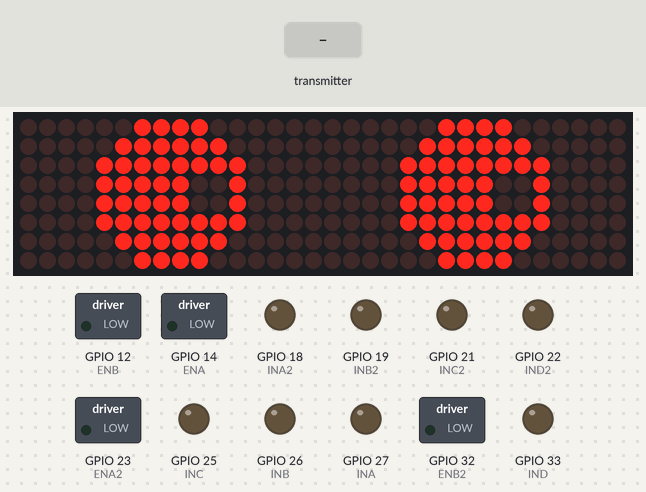
Recording of a sketch running on a simulated ESP32. Shown: 32×8 LED matrix, switched loads named in the sketch (green lamp = pin HIGH), output pins drawn as LEDs (lit = HIGH). Inputs (shaded band) come from the test bench. Random numbers use the default seed unless the sketch sets one.

Above: at 2.1 s.
2.2 s: the transmitter starts sending accelX = 4095
At 3.12 s:
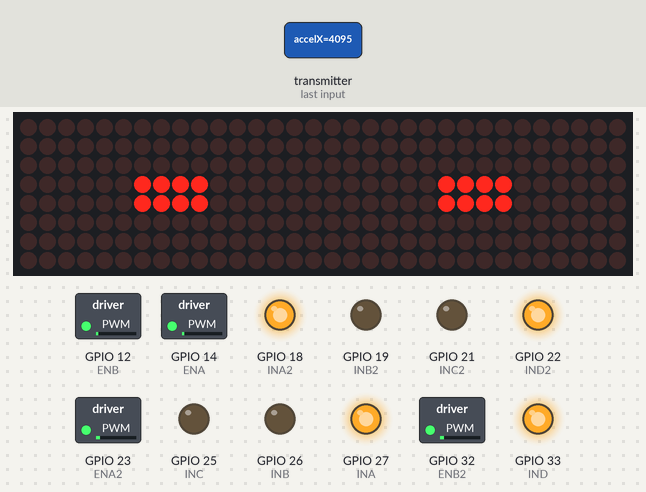
3.9 s: the transmitter starts sending accelZ = 4095
At 5.85 s:
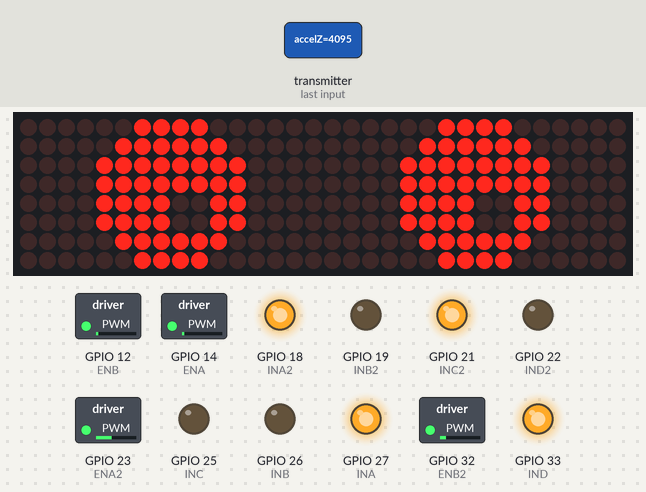
5.9 s: the transmitter starts sending accelX = 0
At 7.51 s:
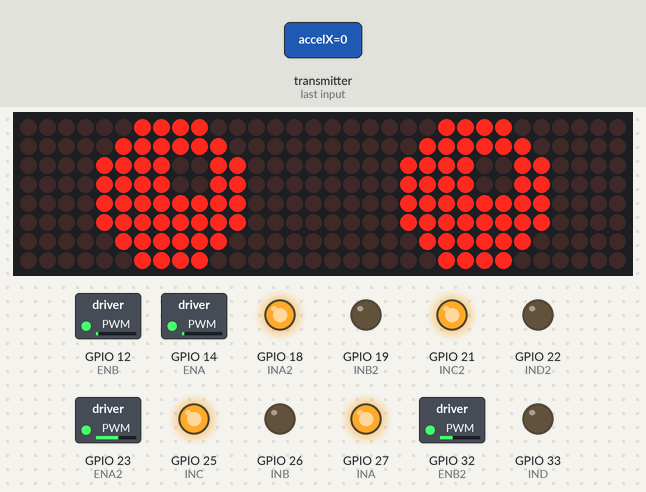
8.0 s: the transmitter starts sending accelZ = 0
At 9.0 s:
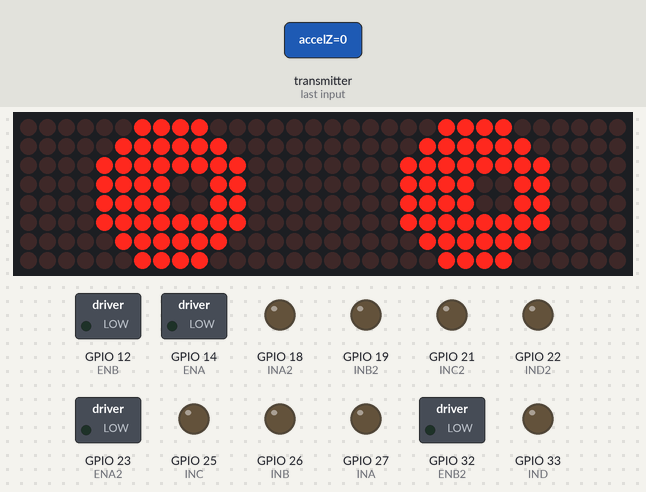
11.0 s: the transmitter starts sending accelX = 4095
At 11.56 s:
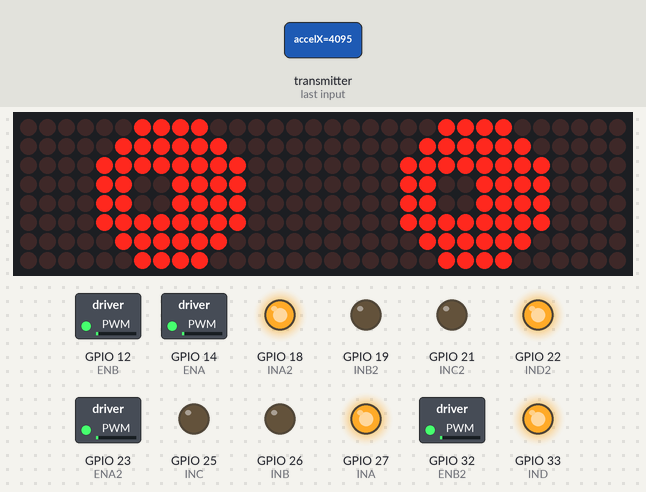
12.6 s: the transmitter starts sending accelX = 1024
At 35.45 s:
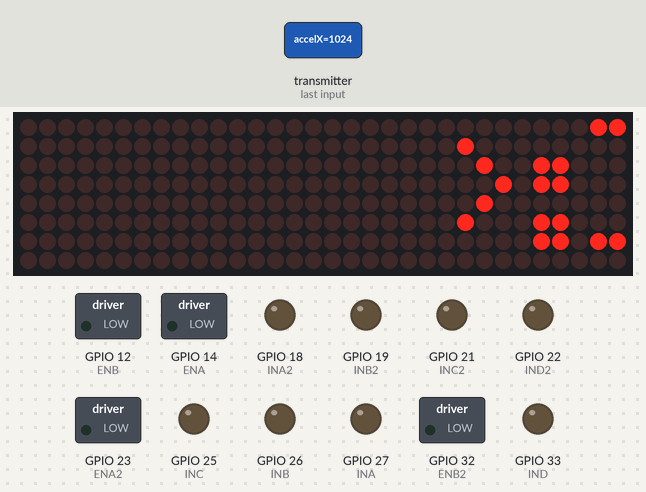
Timing chart, 0 to 36.8 s (numbered marks = the images above; inputs shaded):
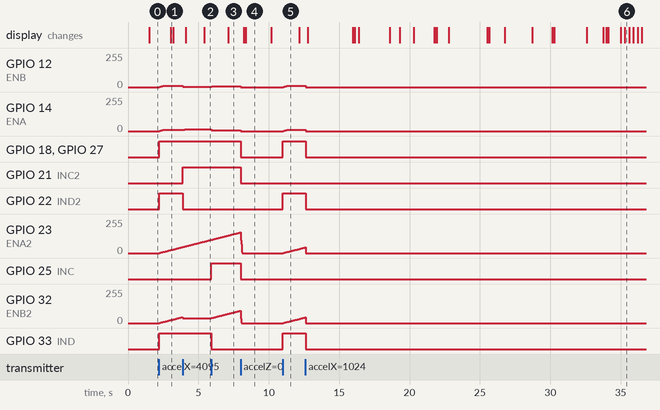

Measured:
- after the input at 2.2 s, GPIO 12 (ENB), GPIO 14 (ENA): 0/255 → 8/255 at once; GPIO 18 (INA2), GPIO 22 (IND2), GPIO 27 (INA), GPIO 33 (IND): LOW → HIGH at once; GPIO 23 (ENA2), GPIO 32 (ENB2): moves from 0/255 to 45/255 over 1.7 s, starting at once
- after the input at 3.9 s, GPIO 12 (ENB): 8/255 → 2/255 at once; GPIO 14 (ENA): 8/255 → 12/255 at once; GPIO 21 (INC2): LOW → HIGH at once; GPIO 22 (IND2): HIGH → LOW at once
- after the input at 5.9 s, GPIO 12 (ENB): 2/255 → 5/255 at once; GPIO 14 (ENA): 12/255 → 5/255 at once; GPIO 25 (INC): LOW → HIGH at once; GPIO 32 (ENB2): moves from 37/255 to 93/255 over 2.1 s, starting at once; GPIO 33 (IND): HIGH → LOW at once
- after the input at 8.0 s, GPIO 12 (ENB), GPIO 14 (ENA): 5/255 → 0/255 at once; GPIO 18 (INA2), GPIO 21 (INC2), GPIO 25 (INC), GPIO 27 (INA): HIGH → LOW at once
- after the input at 11.0 s, GPIO 12 (ENB), GPIO 14 (ENA): 0/255 → 8/255 at once; GPIO 18 (INA2), GPIO 22 (IND2), GPIO 27 (INA), GPIO 33 (IND): LOW → HIGH at once; GPIO 23 (ENA2), GPIO 32 (ENB2): moves from 0/255 to 42/255 over 1.5 s, starting at once
- after the input at 12.6 s, GPIO 12 (ENB), GPIO 14 (ENA): 8/255 → 0/255 at once; GPIO 18 (INA2), GPIO 22 (IND2), GPIO 27 (INA), GPIO 33 (IND): HIGH → LOW at once
- what the display in image 4 shows lasts 1.8 s, from 8.4 s to 10.2 s

The sketch:

robot-four-wheel-drive.ino
```cpp
#include <WiFi.h>
#include <esp_now.h>
#include <math.h>
#include <MD_Parola.h>
#include <MD_MAX72xx.h>
#include <SPI.h>

// --- L298N Motor Pins ---
#define INA 27
#define INB 26
#define ENA 14 // FRONT LEFT
#define INC 25
#define IND 33
#define ENB 12 // FRONT RIGHT

#define INA2 18
#define INB2 19
#define ENA2 23 // BACK LEFT
#define INC2 21
#define IND2 22
#define ENB2 32 // BACK RIGHT

// --- DOT MATRIX SETTINGS ---
#define HARDWARE_TYPE MD_MAX72XX::FC16_HW
#define MAX_DEVICES 4
#define CLK_PIN   13
#define DATA_PIN  15
#define CS_PIN    5

MD_Parola botDisplay = MD_Parola(HARDWARE_TYPE, DATA_PIN, CLK_PIN, CS_PIN, MAX_DEVICES);

// ==========================================
// THE ORB EYES
// ==========================================
const uint8_t eyeOpen[8] = { 0b00111100, 0b01111110, 0b11100111, 0b11100111, 0b11111111, 0b11111111, 0b01111110, 0b00111100 };
const uint8_t eyeLeft[8] = { 0b00111100, 0b01111110, 0b11001111, 0b11001111, 0b11111111, 0b11111111, 0b01111110, 0b00111100 };
const uint8_t eyeRight[8] = { 0b00111100, 0b01111110, 0b11110011, 0b11110011, 0b11111111, 0b11111111, 0b01111110, 0b00111100 };
const uint8_t eyeUp[8]   = { 0b00111100, 0b01100110, 0b11100111, 0b11111111, 0b11111111, 0b11111111, 0b01111110, 0b00111100 };
const uint8_t eyeDown[8] = { 0b00111100, 0b01111110, 0b11111111, 0b11111111, 0b11100111, 0b11100111, 0b01111110, 0b00111100 };
const uint8_t eyeHalf[8] = { 0b00000000, 0b00011000, 0b00111100, 0b00111100, 0b01111110, 0b01111110, 0b00111100, 0b00011000 };
const uint8_t eyeClosed[8] = { 0b00000000, 0b00000000, 0b00011000, 0b00011000, 0b00011000, 0b00011000, 0b00000000, 0b00000000 };

const uint8_t* currentEyeFrame = eyeOpen;

// ==========================================
// THE ZINGERS
// ==========================================
const char* zingers[] = {
  ">:) KACHOW! ",
  " GET TO THE CHOPPA!!",
  "LUDICROUS SPEED! XD",
  "I AM SPEED. ಠ_ಠ",
  "[ -_-]~ OUTTA MY WAY"
};
const int numZingers = 5;

// Matrix Timers
int globalMode = 0;
unsigned long lastModeSwitch = 0;
unsigned long modeDuration = 35000;
unsigned long lastLookTime = 0;
unsigned long nextLookDelay = 1500;
int blinkStep = 0;
unsigned long lastBlinkTime = 0;
unsigned long nextBlinkDelay = 3000;

// Motor Variables
const float MIN_ACCEL = 0.5;
const float MAX_ACCEL = 5.0;
const float DECEL_STEP = 30.0;
float curSpeedFL = 0, curSpeedFR = 0, curSpeedBL = 0, curSpeedBR = 0;

// ESP-NOW Struct
typedef struct {
  int16_t accelX;
  int16_t accelY;
  int16_t accelZ;
  int16_t gyroZ;
  uint8_t musicMode;
  uint8_t triggerHeld;
} SensorData;

SensorData data;
unsigned long lastMotorUpdateTime = 0;

void onReceive(const esp_now_recv_info *info, const uint8_t *incomingData, int len) {
  memcpy(&data, incomingData, sizeof(data));
}

void drawFace(const uint8_t* frame) {
  MD_MAX72XX *mx = botDisplay.getGraphicObject();
  mx->control(MD_MAX72XX::UPDATE, MD_MAX72XX::OFF);
  mx->clear();
  for(int i=0; i<8; i++) {
    mx->setColumn(20 + i, frame[i]);
    mx->setColumn(4 + i, frame[i]);
  }
  mx->control(MD_MAX72XX::UPDATE, MD_MAX72XX::ON);
}

float rampSpeedDynamic(float current, float target, float dynamicAccel) {
  if (current < target) {
    current += dynamicAccel;
    if (current > target) current = target;
  } else if (current > target) {
    current -= DECEL_STEP;
    if (current < target) current = target;
  }
  return current;
}

float applyExponentCurve(int16_t input, float deadzone, float maxVal, float outMax, float exponent) {
  float absInput = abs(input);
  if (absInput < deadzone) return 0;
  float normalized = constrain((absInput - deadzone) / (maxVal - deadzone), 0.0, 1.0);
  float output = outMax * pow(normalized, exponent);
  return (input > 0) ? output : -output;
}

void driveMotor(int targetSpeed, int pinA, int pinB, int pwmPin, float &currentSpeed, float accelStep) {
  int targetMagnitude = 0;

  // 1. INSTANT DIRECTION AND BRAKING (Mimicking your original V1 logic)
  if (targetSpeed > 0) {
    digitalWrite(pinA, LOW); digitalWrite(pinB, HIGH);
    targetMagnitude = targetSpeed;
  } else if (targetSpeed < 0) {
    digitalWrite(pinA, HIGH); digitalWrite(pinB, LOW);
    targetMagnitude = abs(targetSpeed);
  } else {
    // INSTANT BRAKE: Bypasses deceleration entirely just like V1
    digitalWrite(pinA, LOW); digitalWrite(pinB, LOW);
    targetMagnitude = 0;
  }

  // 2. RAMP MAGNITUDE
  currentSpeed = rampSpeedDynamic(currentSpeed, targetMagnitude, accelStep);

  // 3. APPLY PWM
  analogWrite(pwmPin, (int)currentSpeed);
}

void setup() {
  Serial.begin(115200);
  WiFi.mode(WIFI_STA);
  WiFi.disconnect();

  // Matrix Init
  botDisplay.begin();
  botDisplay.setIntensity(5); // Lower this if it flickers!
  randomSeed(analogRead(34));
  drawFace(eyeOpen);

  // Motor Pins
  pinMode(INA, OUTPUT); pinMode(INB, OUTPUT); pinMode(ENA, OUTPUT);
  pinMode(INC, OUTPUT); pinMode(IND, OUTPUT); pinMode(ENB, OUTPUT);
  pinMode(INA2, OUTPUT); pinMode(INB2, OUTPUT); pinMode(ENA2, OUTPUT);
  pinMode(INC2, OUTPUT); pinMode(IND2, OUTPUT); pinMode(ENB2, OUTPUT);

  if (esp_now_init() != ESP_OK) return;
  esp_now_register_recv_cb(onReceive);
}

void loop() {
  unsigned long currentMillis = millis();

  // ==========================================
  // 1. MATRIX ANIMATION LOGIC
  // ==========================================
  if (globalMode == 0) {
    if (currentMillis - lastModeSwitch >= modeDuration) {
      globalMode = 1;
      botDisplay.displayClear();
      botDisplay.displayText(zingers[random(numZingers)], PA_CENTER, 35, 0, PA_SCROLL_LEFT, PA_SCROLL_LEFT);
    } else {
      if (blinkStep == 0 && currentMillis - lastLookTime >= nextLookDelay) {
        lastLookTime = currentMillis;
        int action = random(100);
        if (action < 15) currentEyeFrame = eyeLeft;
        else if (action < 30) currentEyeFrame = eyeRight;
        else if (action < 45) currentEyeFrame = eyeUp;
        else if (action < 60) currentEyeFrame = eyeDown;
        else currentEyeFrame = eyeOpen;
        drawFace(currentEyeFrame);
        nextLookDelay = random(600, 2500);
      }
      if (blinkStep == 0 && currentMillis - lastBlinkTime >= nextBlinkDelay) {
        blinkStep = 1; lastBlinkTime = currentMillis; drawFace(eyeHalf); nextBlinkDelay = 40;
      } else if (blinkStep == 1 && currentMillis - lastBlinkTime >= nextBlinkDelay) {
        blinkStep = 2; lastBlinkTime = currentMillis; drawFace(eyeClosed); nextBlinkDelay = random(40, 100);
      } else if (blinkStep == 2 && currentMillis - lastBlinkTime >= nextBlinkDelay) {
        blinkStep = 3; lastBlinkTime = currentMillis; drawFace(eyeHalf); nextBlinkDelay = 40;
      } else if (blinkStep == 3 && currentMillis - lastBlinkTime >= nextBlinkDelay) {
        blinkStep = 0; lastBlinkTime = currentMillis; drawFace(currentEyeFrame); nextBlinkDelay = random(2000, 6000);
      }
    }
  } else if (globalMode == 1) {
    if (botDisplay.displayAnimate()) {
      globalMode = 0;
      lastModeSwitch = currentMillis;
      modeDuration = random(30000, 45000);
      currentEyeFrame = eyeOpen; drawFace(eyeOpen);
      blinkStep = 0; lastBlinkTime = currentMillis; nextBlinkDelay = random(2000, 4000);
    }
  }
    // ==========================================
    // 2. RESTORED MOTOR CONTROL LOGIC
    // ==========================================
    if (currentMillis - lastMotorUpdateTime >= 20) {
      lastMotorUpdateTime = currentMillis;

      int rawForward = -data.accelZ;
      int rawRoll    = -data.accelX;

      // --- 1. UNIFIED DEADZONE ---
      // Both axles must wake up at the exact same time to prevent dragging
      float deadzone = 4000;

      // Dynamic Accel Step calculation
      float maxInput = max(abs((float)rawForward), abs((float)rawRoll));
      float tiltRatio = constrain((maxInput - deadzone) / (16000 - deadzone), 0.0, 1.0);
      float currentAccelStep = MIN_ACCEL + (tiltRatio * (MAX_ACCEL - MIN_ACCEL));

      // --- 2. INDEPENDENT POWER CURVES ---
      // Front uses smooth, gentle curves
      int forwardSpeedFront = applyExponentCurve(rawForward, deadzone, 16000, 160, 0.7);
      int rollSpeedFront    = applyExponentCurve(rawRoll, deadzone, 16000, 100, 0.5);

      // Rear uses steeper curves (0.45 and 0.35) to push the heavy battery weight,
      // giving them an immediate surge of power as soon as the deadzone is crossed.
      int forwardSpeedRear = applyExponentCurve(rawForward, deadzone, 16000, 255, 0.10);
      int rollSpeedRear    = applyExponentCurve(rawRoll, deadzone, 16000, 150, 0.05);

      int strafeSpeedFront = 0, turnSpeedFront = 0;
      int strafeSpeedRear  = 0, turnSpeedRear  = 0;

      // THE BUTTON MODIFIER LOGIC
      if (data.triggerHeld == 1) {
        strafeSpeedFront = rollSpeedFront;
        strafeSpeedRear  = rollSpeedRear;
        forwardSpeedFront = 0;
        forwardSpeedRear  = 0;
      } else {
        turnSpeedFront = rollSpeedFront;
        turnSpeedRear  = rollSpeedRear;
      }

      // Omni-Wheel Mixing
      int targetFL = forwardSpeedFront + turnSpeedFront + strafeSpeedFront;
      int targetFR = forwardSpeedFront - turnSpeedFront - strafeSpeedFront;

      int targetBL = forwardSpeedRear + turnSpeedRear - strafeSpeedRear;
      int targetBR = forwardSpeedRear - turnSpeedRear + strafeSpeedRear;

      int maxTarget = max({abs(targetFL), abs(targetBL), abs(targetFR), abs(targetBR)});
      if (maxTarget > 255) {
        targetFL = (targetFL * 255) / maxTarget;
        targetBL = (targetBL * 255) / maxTarget;
        targetFR = (targetFR * 255) / maxTarget;
        targetBR = (targetBR * 255) / maxTarget;
      }

      // Drive Motors
      driveMotor(targetFL, INA,  INB,  ENA,  curSpeedFL, currentAccelStep);
      driveMotor(targetFR, INC,  IND,  ENB,  curSpeedFR, currentAccelStep);
      driveMotor(targetBL, INA2, INB2, ENA2, curSpeedBL, currentAccelStep);
      driveMotor(targetBR, INC2, IND2, ENB2, curSpeedBR, currentAccelStep);
    }
}
```
